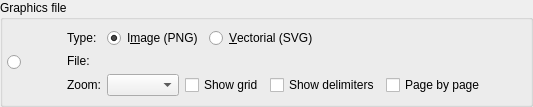
           <widget class="QGroupBox" name="groupBox_3">
            <property name="sizePolicy">
             <sizepolicy hsizetype="Preferred" vsizetype="Preferred">
              <horstretch>0</horstretch>
              <verstretch>0</verstretch>
             </sizepolicy>
            </property>
            <property name="title">
             <string>Graphics file</string>
            </property>
            <layout class="QGridLayout" name="gridLayout_11">
             <property name="leftMargin">
              <number>4</number>
             </property>
             <property name="topMargin">
              <number>4</number>
             </property>
             <property name="rightMargin">
              <number>4</number>
             </property>
             <property name="bottomMargin">
              <number>4</number>
             </property>
             <item row="0" column="0" rowspan="2">
              <widget class="QRadioButton" name="export_to_img_rb">
               <property name="sizePolicy">
                <sizepolicy hsizetype="Fixed" vsizetype="Expanding">
                 <horstretch>0</horstretch>
                 <verstretch>0</verstretch>
                </sizepolicy>
               </property>
               <property name="text">
                <string/>
               </property>
               <property name="checked">
                <bool>false</bool>
               </property>
               <property name="autoExclusive">
                <bool>false</bool>
               </property>
              </widget>
             </item>
             <item row="0" column="2" rowspan="2">
              <widget class="QWidget" name="export_to_img_wgt" native="true">
               <property name="enabled">
                <bool>true</bool>
               </property>
               <property name="sizePolicy">
                <sizepolicy hsizetype="Preferred" vsizetype="Fixed">
                 <horstretch>0</horstretch>
                 <verstretch>0</verstretch>
                </sizepolicy>
               </property>
               <property name="minimumSize">
                <size>
                 <width>0</width>
                 <height>0</height>
                </size>
               </property>
               <layout class="QGridLayout" name="export_to_img_grid">
                <property name="leftMargin">
                 <number>4</number>
                </property>
                <property name="topMargin">
                 <number>4</number>
                </property>
                <property name="rightMargin">
                 <number>0</number>
                </property>
                <property name="bottomMargin">
                 <number>4</number>
                </property>
                <item row="0" column="0" rowspan="3">
                 <layout class="QVBoxLayout" name="verticalLayout_3">
                  <item>
                   <spacer name="verticalSpacer_4">
                    <property name="orientation">
                     <enum>Qt::Vertical</enum>
                    </property>
                    <property name="sizeType">
                     <enum>QSizePolicy::Preferred</enum>
                    </property>
                    <property name="sizeHint" stdset="0">
                     <size>
                      <width>20</width>
                      <height>18</height>
                     </size>
                    </property>
                   </spacer>
                  </item>
                  <item>
                   <widget class="QLabel" name="model_png_lbl">
                    <property name="enabled">
                     <bool>true</bool>
                    </property>
                    <property name="sizePolicy">
                     <sizepolicy hsizetype="Fixed" vsizetype="Preferred">
                      <horstretch>0</horstretch>
                      <verstretch>0</verstretch>
                     </sizepolicy>
                    </property>
                    <property name="minimumSize">
                     <size>
                      <width>30</width>
                      <height>60</height>
                     </size>
                    </property>
                    <property name="maximumSize">
                     <size>
                      <width>30</width>
                      <height>60</height>
                     </size>
                    </property>
                    <property name="text">
                     <string/>
                    </property>
                    <property name="pixmap">
                     <pixmap resource="../../res/resources.qrc">:/images/images/model2png.png</pixmap>
                    </property>
                    <property name="scaledContents">
                     <bool>true</bool>
                    </property>
                   </widget>
                  </item>
                  <item>
                   <spacer name="verticalSpacer_5">
                    <property name="orientation">
                     <enum>Qt::Vertical</enum>
                    </property>
                    <property name="sizeType">
                     <enum>QSizePolicy::Preferred</enum>
                    </property>
                    <property name="sizeHint" stdset="0">
                     <size>
                      <width>20</width>
                      <height>28</height>
                     </size>
                    </property>
                   </spacer>
                  </item>
                 </layout>
                </item>
                <item row="0" column="1">
                 <widget class="QLabel" name="image_lbl_2">
                  <property name="enabled">
                   <bool>true</bool>
                  </property>
                  <property name="sizePolicy">
                   <sizepolicy hsizetype="Fixed" vsizetype="Fixed">
                    <horstretch>0</horstretch>
                    <verstretch>0</verstretch>
                   </sizepolicy>
                  </property>
                  <property name="minimumSize">
                   <size>
                    <width>0</width>
                    <height>0</height>
                   </size>
                  </property>
                  <property name="text">
                   <string>Type:</string>
                  </property>
                 </widget>
                </item>
                <item row="0" column="2">
                 <widget class="QRadioButton" name="png_rb">
                  <property name="text">
                   <string>I&amp;mage (PNG)</string>
                  </property>
                  <property name="checked">
                   <bool>true</bool>
                  </property>
                 </widget>
                </item>
                <item row="0" column="3">
                 <widget class="QRadioButton" name="svg_rb">
                  <property name="sizePolicy">
                   <sizepolicy hsizetype="Expanding" vsizetype="Fixed">
                    <horstretch>0</horstretch>
                    <verstretch>0</verstretch>
                   </sizepolicy>
                  </property>
                  <property name="text">
                   <string>&amp;Vectorial (SVG)</string>
                  </property>
                 </widget>
                </item>
                <item row="1" column="1">
                 <widget class="QLabel" name="image_lbl">
                  <property name="enabled">
                   <bool>true</bool>
                  </property>
                  <property name="sizePolicy">
                   <sizepolicy hsizetype="Fixed" vsizetype="Fixed">
                    <horstretch>0</horstretch>
                    <verstretch>0</verstretch>
                   </sizepolicy>
                  </property>
                  <property name="minimumSize">
                   <size>
                    <width>0</width>
                    <height>0</height>
                   </size>
                  </property>
                  <property name="text">
                   <string>File:</string>
                  </property>
                 </widget>
                </item>
                <item row="2" column="1">
                 <widget class="QLabel" name="zoom_lbl">
                  <property name="enabled">
                   <bool>true</bool>
                  </property>
                  <property name="sizePolicy">
                   <sizepolicy hsizetype="Fixed" vsizetype="Fixed">
                    <horstretch>0</horstretch>
                    <verstretch>0</verstretch>
                   </sizepolicy>
                  </property>
                  <property name="minimumSize">
                   <size>
                    <width>0</width>
                    <height>0</height>
                   </size>
                  </property>
                  <property name="font">
                   <font>
                    <italic>false</italic>
                   </font>
                  </property>
                  <property name="text">
                   <string>Zoom:</string>
                  </property>
                 </widget>
                </item>
                <item row="2" column="2" colspan="2">
                 <layout class="QHBoxLayout" name="horizontalLayout_8">
                  <item>
                   <widget class="QComboBox" name="zoom_cmb">
                    <property name="enabled">
                     <bool>true</bool>
                    </property>
                    <property name="sizePolicy">
                     <sizepolicy hsizetype="Fixed" vsizetype="Fixed">
                      <horstretch>0</horstretch>
                      <verstretch>0</verstretch>
                     </sizepolicy>
                    </property>
                   </widget>
                  </item>
                  <item>
                   <widget class="QCheckBox" name="show_grid_chk">
                    <property name="enabled">
                     <bool>true</bool>
                    </property>
                    <property name="sizePolicy">
                     <sizepolicy hsizetype="Fixed" vsizetype="Fixed">
                      <horstretch>0</horstretch>
                      <verstretch>0</verstretch>
                     </sizepolicy>
                    </property>
                    <property name="text">
                     <string>Show grid</string>
                    </property>
                   </widget>
                  </item>
                  <item>
                   <widget class="QCheckBox" name="show_delim_chk">
                    <property name="enabled">
                     <bool>true</bool>
                    </property>
                    <property name="sizePolicy">
                     <sizepolicy hsizetype="Preferred" vsizetype="Fixed">
                      <horstretch>0</horstretch>
                      <verstretch>0</verstretch>
                     </sizepolicy>
                    </property>
                    <property name="text">
                     <string>Show delimiters</string>
                    </property>
                   </widget>
                  </item>
                  <item>
                   <widget class="QCheckBox" name="page_by_page_chk">
                    <property name="enabled">
                     <bool>true</bool>
                    </property>
                    <property name="sizePolicy">
                     <sizepolicy hsizetype="Preferred" vsizetype="Fixed">
                      <horstretch>0</horstretch>
                      <verstretch>0</verstretch>
                     </sizepolicy>
                    </property>
                    <property name="toolTip">
                     <string>Exporting the model page by page will generate files with a &lt;strong&gt;_p[n]&lt;/strong&gt; suffix where &lt;strong&gt;n&lt;/strong&gt; is the page id. Check if the current user has write permission on output folder.</string>
                    </property>
                    <property name="statusTip">
                     <string/>
                    </property>
                    <property name="text">
                     <string>Page by page</string>
                    </property>
                   </widget>
                  </item>
                  <item>
                   <spacer name="horizontalSpacer_3">
                    <property name="orientation">
                     <enum>Qt::Horizontal</enum>
                    </property>
                    <property name="sizeHint" stdset="0">
                     <size>
                      <width>40</width>
                      <height>20</height>
                     </size>
                    </property>
                   </spacer>
                  </item>
                 </layout>
                </item>
               </layout>
              </widget>
             </item>
            </layout>
           </widget>
